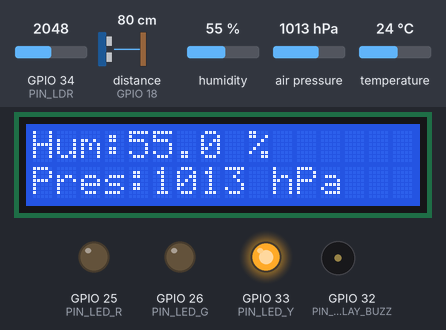
A sketch run on a simulated ESP32. Parts: 16×2 character LCD, output pins drawn as LEDs (lit = HIGH), buzzer (waves = sounding, pin HIGH). Wiring (inferred from the names in the program): ultrasonic range finder: trigger GPIO 5; echo GPIO 18. Inputs (shaded band) come from the test bench; at power-on: distance to the obstacle (sensor on GPIO 18) 80 cm, humidity 55 %, air pressure 1013 hPa, temperature 24 °C, GPIO 34 (PIN_LDR) = 2048. The echo pulse lasts 58.3 µs per cm; pins used as bus, display or sensor lines are not drawn; what the sketch prints to the serial monitor is not drawn.

Above: at 4.4 s.
4.5 s: distance to the obstacle (sensor on GPIO 18) set to 62 cm
At 8.7 s:
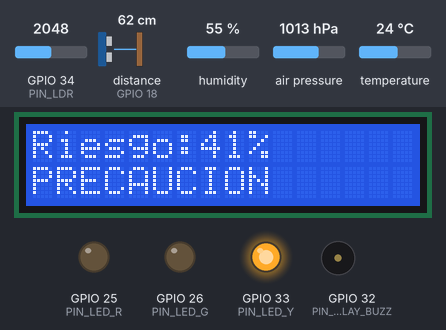
14.8 s: distance to the obstacle (sensor on GPIO 18) set to 57 cm
At 24.4 s:
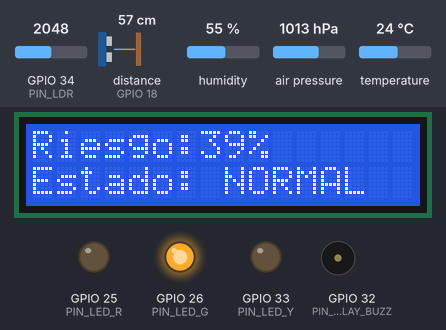
25.0 s: distance to the obstacle (sensor on GPIO 18) set to 120 cm
At 28.9 s:
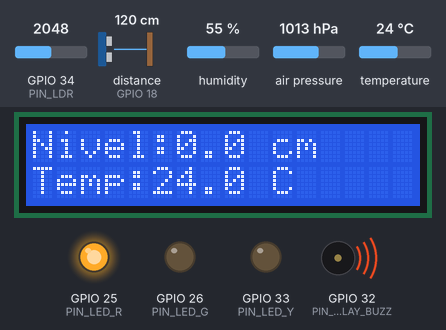
35.1 s: humidity set to 22 %
At 39.3 s:
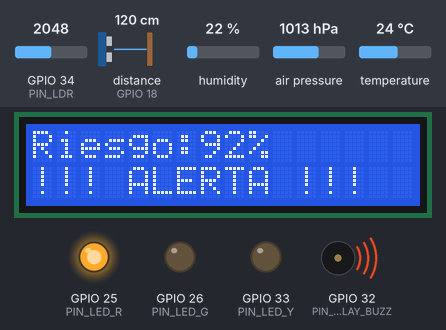
45.2 s: air pressure set to 952 hPa
At 49.5 s:
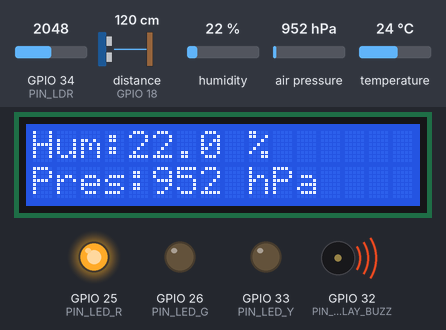
55.3 s: temperature set to 12 °C
At 59.6 s:
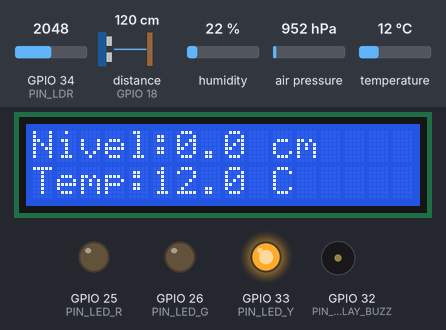
Timing chart, 0 to 61.1 s (numbered marks = the images above; inputs shaded):
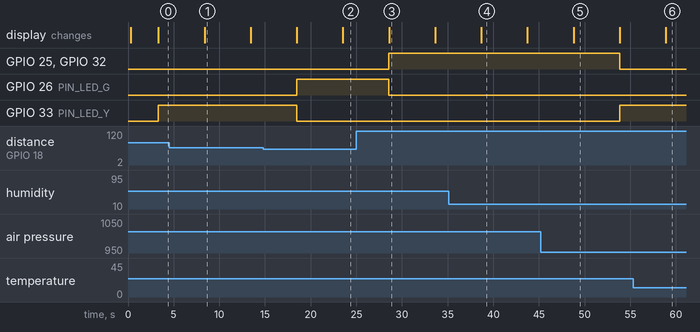

The sketch:

reto1.ino
```cpp
#include <Wire.h>
#include <DHT.h>
#include <Adafruit_Sensor.h>
#include <Adafruit_BMP280.h>
#include <LiquidCrystal_I2C.h>

// ---------------------------------------------------------------------------
// CONFIGURACIÓN DE PINES
// ---------------------------------------------------------------------------
#define PIN_TRIG        5
#define PIN_ECHO        18
#define PIN_DHT         4
#define PIN_LDR         34   // ADC1 — no interfiere con WiFi/BLE apagados
#define PIN_LED_R       25
#define PIN_LED_G       26
#define PIN_LED_Y       33
#define PIN_RELAY_BUZZ  32

#define DHTTYPE DHT22

// I2C compartido por BME280 y OLED (SDA=21, SCL=22 por defecto en ESP32)
#define OLED_WIDTH   128
#define OLED_HEIGHT  64
#define OLED_ADDR    0x3C
// Dirección I2C del BMP180: 0x77

// ---------------------------------------------------------------------------
// PARÁMETROS DEL SISTEMA / CALIBRACIÓN
// ---------------------------------------------------------------------------
const float TANQUE_ALTURA_CM   = 100.0;  // altura total del tanque (ajustar a tu maqueta)
const float NIVEL_CRITICO_CM   = 20.0;   // nivel mínimo aceptable antes de considerar riesgo

const int   VENTANA_MUESTRAS   = 6;      // tamaño de la ventana móvil (buffer circular)
const unsigned long INTERVALO_MEDICION_MS = 5000; // en prototipo real: 10-15 min con deep-sleep

// Pesos de la lógica de fusión (ajustables/documentar en la Wiki cómo se calibraron)
const float W1_NIVEL = 0.5;
const float W2_TASA   = 0.3;
const float W3_EVAP   = 0.2;

const float UMBRAL_RIESGO = 0.65; // umbral que dispara la alerta (0.0 - 1.0)

// ---------------------------------------------------------------------------
// OBJETOS DE SENSORES / ACTUADORES
// ---------------------------------------------------------------------------
DHT dht(PIN_DHT, DHTTYPE);
Adafruit_BMP280 bmp;
LiquidCrystal_I2C lcd(0x27, 16, 2);

// ---------------------------------------------------------------------------
// BUFFER CIRCULAR PARA VENTANA MÓVIL (nivel de agua, para tasa de descenso)
// ---------------------------------------------------------------------------
float bufferNivel[VENTANA_MUESTRAS];
int indiceBuffer = 0;
bool bufferLleno = false;

// ---------------------------------------------------------------------------
// SETUP
// ---------------------------------------------------------------------------
void setup() {
  Serial.begin(115200);
  delay(200);
  Serial.println("== Sistema IoT de Monitoreo Hidrico - Iniciando ==");

  // Pines de sensado
  pinMode(PIN_TRIG, OUTPUT);
  pinMode(PIN_ECHO, INPUT);

  // Pines de actuación
  pinMode(PIN_LED_R, OUTPUT);
  pinMode(PIN_LED_G, OUTPUT);
  pinMode(PIN_LED_Y, OUTPUT);
  pinMode(PIN_RELAY_BUZZ, OUTPUT);
  digitalWrite(PIN_RELAY_BUZZ, LOW);

  // DHT22
  dht.begin();

  // I2C compartido por BMP280 + LCD
  Wire.begin(21, 22);

  // BMP280
  if (!bmp.begin(0x76)) {
    Serial.println("ERROR: No se detecto el BMP280. Verifica conexion I2C.");
  }

  // LCD 16x2
  lcd.init();
  lcd.backlight();
  lcd.clear();

  lcd.setCursor(0, 0);
  lcd.print("Monitoreo");
  lcd.setCursor(0, 1);
  lcd.print("Hidrico");
  delay(2000);


  // Inicializar buffer
  for (int i = 0; i < VENTANA_MUESTRAS; i++) {
    bufferNivel[i] = -1;
  }

  delay(1000);
  Serial.println("Sistema listo.\n");
}

// ---------------------------------------------------------------------------
// LOOP PRINCIPAL
// ---------------------------------------------------------------------------
void loop() {
  // ---- 1. SENSADO ----
  float distanciaCM = leerDistanciaHCSR04();
  float nivelAguaCM = TANQUE_ALTURA_CM - distanciaCM;
  if (nivelAguaCM < 0) nivelAguaCM = 0;
  if (nivelAguaCM > TANQUE_ALTURA_CM) nivelAguaCM = TANQUE_ALTURA_CM;

  float temperatura = dht.readTemperature();
  float humedad     = dht.readHumidity();
  float presionHPa  = bmp.readPressure() / 100.0F;
  int   lecturaLDR  = analogRead(PIN_LDR); // 0-4095, proxy de radiación

  // Validar lecturas del DHT22 (puede fallar ocasionalmente)
  if (isnan(temperatura) || isnan(humedad)) {
    Serial.println("ADVERTENCIA: Lectura invalida del DHT22, se usa el ultimo valor valido.");
    temperatura = 20.0; // valor de respaldo conservador para no romper el calculo
    humedad = 60.0;
  }

  // ---- 2. ADQUISICIÓN: actualizar buffer circular (ventana móvil) ----
  bufferNivel[indiceBuffer] = nivelAguaCM;
  indiceBuffer = (indiceBuffer + 1) % VENTANA_MUESTRAS;
  if (indiceBuffer == 0) bufferLleno = true;

  // ---- 3. LÓGICA DE FUSIÓN ----
  float nivelNormalizado = nivelAguaCM / TANQUE_ALTURA_CM; // 0 (vacío) a 1 (lleno)
  float tasaDescenso = calcularTasaDescenso();               // cm/muestra, positivo = bajando
  float indiceEvaporacion = calcularIndiceEvaporacion(temperatura, humedad, lecturaLDR);

  // riesgo = w1*(1 - nivel) + w2*tasa_normalizada + w3*evaporacion
  float tasaNormalizada = constrain(tasaDescenso / 5.0, 0.0, 1.0); // normalizar a rango esperado
  float riesgo = W1_NIVEL * (1.0 - nivelNormalizado)
               + W2_TASA  * tasaNormalizada
               + W3_EVAP  * indiceEvaporacion;
  riesgo = constrain(riesgo, 0.0, 1.0);

  // ---- 4. DECISIÓN DE ALERTA ----
  bool alertaActiva = (riesgo > UMBRAL_RIESGO) && bufferLleno;

  // ---- 5. ACTUACIÓN IN SITU ----
  actualizarOLED(nivelAguaCM, temperatura, humedad, presionHPa, riesgo, alertaActiva);
  actualizarLEDSemaforo(riesgo);
  actualizarBuzzer(alertaActiva);

  // ---- LOG por consola (útil para depurar en Wokwi) ----
  Serial.println("---------------------------------------------");
  Serial.print("Nivel agua (cm): "); Serial.println(nivelAguaCM);
  Serial.print("Temp (C): ");        Serial.println(temperatura);
  Serial.print("Humedad (%): ");     Serial.println(humedad);
  Serial.print("Presion (hPa): ");   Serial.println(presionHPa);
  Serial.print("LDR (raw): ");       Serial.println(lecturaLDR);
  Serial.print("Tasa descenso: ");   Serial.println(tasaDescenso);
  Serial.print("Indice evap.: ");    Serial.println(indiceEvaporacion);
  Serial.print("RIESGO: ");          Serial.println(riesgo);
  Serial.print("ALERTA: ");          Serial.println(alertaActiva ? "SI" : "NO");

  delay(INTERVALO_MEDICION_MS);
}

// ---------------------------------------------------------------------------
// FUNCIÓN: leer distancia con HC-SR04 (cm)
// ---------------------------------------------------------------------------
float leerDistanciaHCSR04() {
  digitalWrite(PIN_TRIG, LOW);
  delayMicroseconds(2);
  digitalWrite(PIN_TRIG, HIGH);
  delayMicroseconds(10);
  digitalWrite(PIN_TRIG, LOW);

  long duracion = pulseIn(PIN_ECHO, HIGH, 30000); // timeout 30ms (~5m máx)
  if (duracion == 0) {
    Serial.println("ADVERTENCIA: HC-SR04 sin eco (fuera de rango o error).");
    return TANQUE_ALTURA_CM; // asume tanque vacío por seguridad ante fallo de sensor
  }

  float distanciaCM = duracion * 0.0343 / 2.0;
  return distanciaCM;
}

// ---------------------------------------------------------------------------
// FUNCIÓN: calcular tasa de descenso a partir del buffer circular
// Retorna cm de descenso entre la muestra más antigua y la más reciente,
// normalizado por el número de muestras (aproxima cm por intervalo).
// ---------------------------------------------------------------------------
float calcularTasaDescenso() {
  if (!bufferLleno) return 0.0; // aún no hay suficiente historial

  int idxMasAntiguo = indiceBuffer; // por el wrap-around del buffer circular
  int idxMasReciente = (indiceBuffer - 1 + VENTANA_MUESTRAS) % VENTANA_MUESTRAS;

  float nivelAntiguo = bufferNivel[idxMasAntiguo];
  float nivelReciente = bufferNivel[idxMasReciente];

  float delta = nivelAntiguo - nivelReciente; // positivo si el nivel bajó
  return delta / VENTANA_MUESTRAS;
}

// ---------------------------------------------------------------------------
// FUNCIÓN: índice de evaporación potencial (versión simplificada tipo Hargreaves)
// Combina temperatura, humedad y proxy de radiación solar en un índice 0-1.
// NOTA: esta es una aproximación pedagógica, no el modelo Hargreaves completo;
// debe documentarse así en la Wiki (sección de supuestos y limitaciones).
// ---------------------------------------------------------------------------
float calcularIndiceEvaporacion(float tempC, float humedadPct, int lecturaLDR) {
  float factorTemp = constrain((tempC - 10.0) / 25.0, 0.0, 1.0);       // más calor = más evaporación
  float factorHumedad = constrain((100.0 - humedadPct) / 100.0, 0.0, 1.0); // menos humedad = más evaporación
  float factorRadiacion = constrain(lecturaLDR / 4095.0, 0.0, 1.0);    // más luz = más evaporación

  float indice = (factorTemp + factorHumedad + factorRadiacion) / 3.0;
  return constrain(indice, 0.0, 1.0);
}

// ------------------------------------------------------------
// FUNCIÓN: actualizar pantalla LCD 16x2
// ------------------------------------------------------------

void actualizarOLED(float nivel, float temp, float hum, float presion, float riesgo, bool alerta) {

  static unsigned long ultimaActualizacion = 0;
  static int pagina = 0;

  // Cambiar de pantalla cada 3 segundos
  if (millis() - ultimaActualizacion >= 3000) {
    ultimaActualizacion = millis();
    pagina++;

    if (pagina > 2) {
      pagina = 0;
    }

    lcd.clear();
  }

  // Página 1: Nivel y temperatura
  if (pagina == 0) {

    lcd.setCursor(0, 0);
    lcd.print("Nivel:");
    lcd.print(nivel, 1);
    lcd.print(" cm");

    lcd.setCursor(0, 1);
    lcd.print("Temp:");
    lcd.print(temp, 1);
    lcd.print(" C");
  }

  // Página 2: Humedad y presión
  else if (pagina == 1) {

    lcd.setCursor(0, 0);
    lcd.print("Hum:");
    lcd.print(hum, 1);
    lcd.print(" %");

    lcd.setCursor(0, 1);
    lcd.print("Pres:");
    lcd.print(presion, 0);
    lcd.print(" hPa");
  }

  // Página 3: Riesgo y estado
  else if (pagina == 2) {

    lcd.setCursor(0, 0);
    lcd.print("Riesgo:");
    lcd.print(riesgo * 100, 0);
    lcd.print("%");

    lcd.setCursor(0, 1);

    if (alerta) {
      lcd.print("!!! ALERTA !!!");
    }
    else if (riesgo > 0.4) {
      lcd.print("PRECAUCION");
    }
    else {
      lcd.print("Estado: NORMAL");
    }
  }
}

// ---------------------------------------------------------------------------
// FUNCIÓN: LED semáforo (verde / ámbar / rojo) según nivel de riesgo
// ---------------------------------------------------------------------------
void actualizarLEDSemaforo(float riesgo) {
  if (riesgo > UMBRAL_RIESGO) {
    // Rojo
    digitalWrite(PIN_LED_R, HIGH);
    digitalWrite(PIN_LED_G, LOW);
    digitalWrite(PIN_LED_Y, LOW);
  } else if (riesgo > 0.4) {
    // Ámbar (rojo + verde)
    digitalWrite(PIN_LED_R, LOW);
    digitalWrite(PIN_LED_G, LOW);
    digitalWrite(PIN_LED_Y, HIGH);
  } else {
    // Verde
    digitalWrite(PIN_LED_R, LOW);
    digitalWrite(PIN_LED_G, HIGH);
    digitalWrite(PIN_LED_Y, LOW);
  }
}

// ---------------------------------------------------------------------------
// FUNCIÓN: activar/desactivar buzzer vía relé
// ---------------------------------------------------------------------------
void actualizarBuzzer(bool alerta) {
  digitalWrite(PIN_RELAY_BUZZ, alerta ? HIGH : LOW);
}
```

Measured:
- the behaviour switches between 60 and 59 cm on distance to the obstacle (sensor on GPIO 18) (found by bisection; images 1 and 2)
- after the input at 14.8 s, GPIO 26 (PIN_LED_G): LOW → HIGH after 3.7 s; GPIO 33 (PIN_LED_Y): HIGH → LOW after 3.7 s; the display: first differs from a run without the input after 8.7 s (image 2)
- after the input at 25.0 s, GPIO 25 (PIN_LED_R), GPIO 32 (PIN_RELAY_BUZZ): LOW → HIGH after 3.6 s; GPIO 26 (PIN_LED_G): HIGH → LOW after 3.6 s
- what the display in image 1 shows lasts 5.0 s, from 8.4 s to 13.4 s
- what the display in image 3 shows lasts 5.0 s, from 28.6 s to 33.6 s
